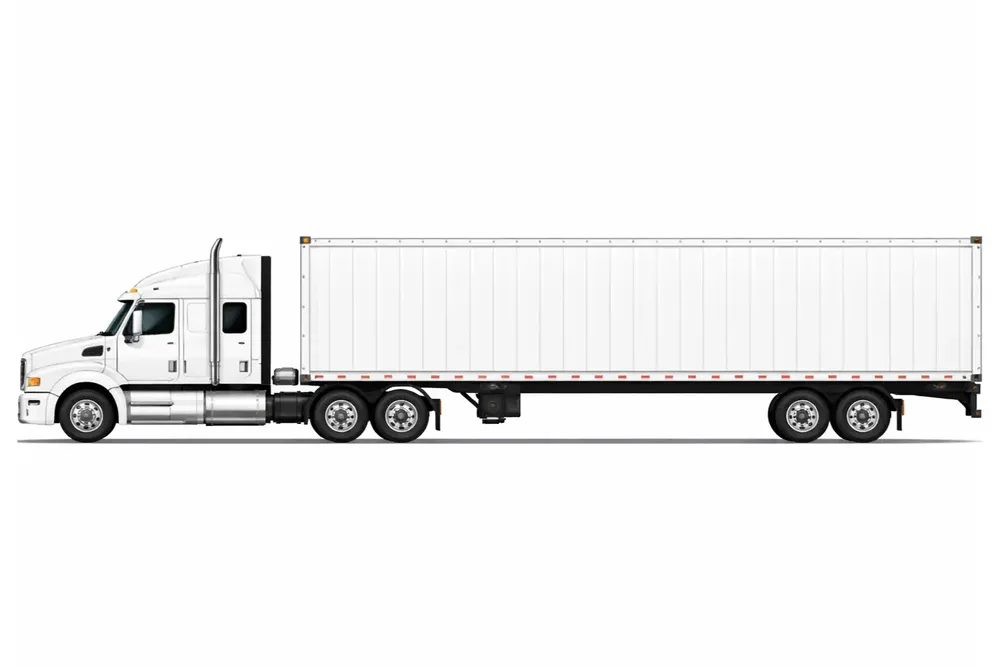
#> input picture jobsheet2/2-side.webp, 1000 x 667 px, shrunk from 1536 x 1024 before the run
$ jupyter execute JS02_P5_perbandingan_operator_foto_handphone.ipynb
#> lines starting #> are read from the running program, lines starting #| are printed output that depends on the picture; after the words box and inside, x2 and y2 are one past the last pixel; in counts of white or black regions, pixels touching at a corner belong together; long printed decimals are rounded
[cell 1]
import numpy as np
import matplotlib.pyplot as plt
from pathlib import Path
from skimage import io, color, filters, feature, util
from skimage.filters.rank import gradient
from skimage.morphology import disk

# ===================== MUAT GAMBAR DARI HANDPHONE =====================
candidate_paths = [
    Path("2-side.webp"),
    Path("jobsheet2/2-side.webp"),
    Path.cwd() / "2-side.webp",
    Path.cwd() / "jobsheet2" / "2-side.webp",
]

image_path = next((path for path in candidate_paths if path.exists()), None)
if image_path is None:
    raise FileNotFoundError("File 2-side.webp tidak ditemukan. Pastikan file ada di folder jobsheet2.")

image_raw = io.imread(image_path)
#> image_raw is the input picture: shape (667, 1000, 3); mean R, G, B 240.3, 240.2, 240.1

# Pastikan citra dalam format RGB
if image_raw.ndim == 2:
    image_color = color.gray2rgb(image_raw)
elif image_raw.shape[2] == 4:
    image_color = color.rgba2rgb(image_raw)
else:
    image_color = image_raw

image_gray = color.rgb2gray(image_color)
image_gray_uint8 = util.img_as_ubyte(image_gray)

# ===================== OPERATOR DETEKSI TEPI =====================
def apply_edge_detection_rgb(image, operator):
    channels = [operator(image[:, :, i]) for i in range(3)]
    return np.stack(channels, axis=2)

sobel_gray = filters.sobel(image_gray)
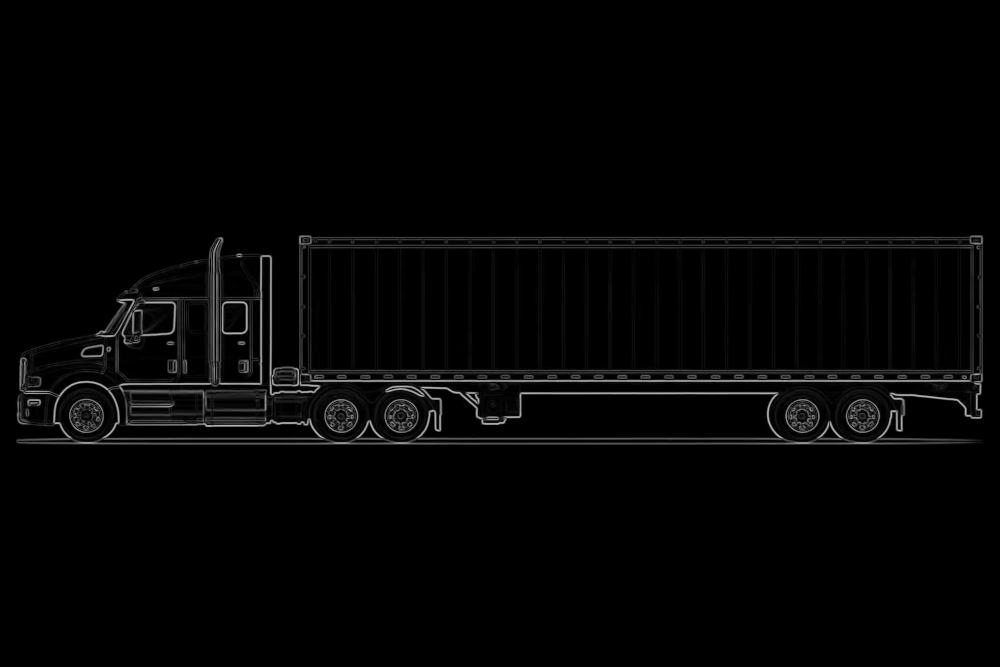
#> sobel_gray: shape (667, 1000) float64; min 0, max 0.731, mean 0.0175
roberts_gray = filters.roberts(image_gray)
prewitt_gray = filters.prewitt(image_gray)
kirsch_gray = gradient(image_gray_uint8, disk(1))
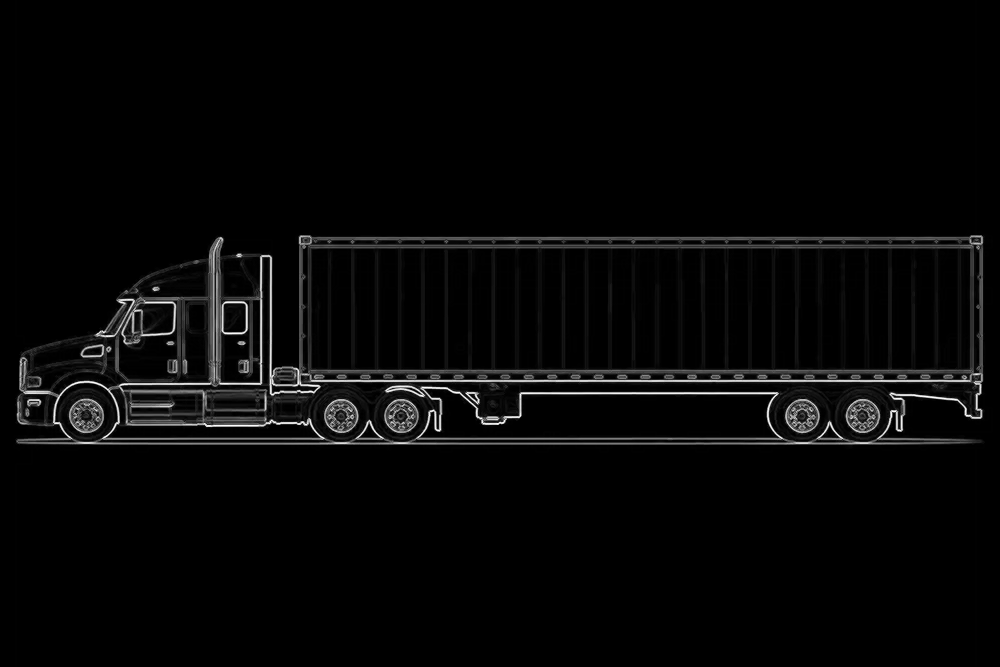
#> kirsch_gray: shape (667, 1000); min 0, max 255, mean 6.9
canny_gray = feature.canny(image_gray, sigma=1.2)
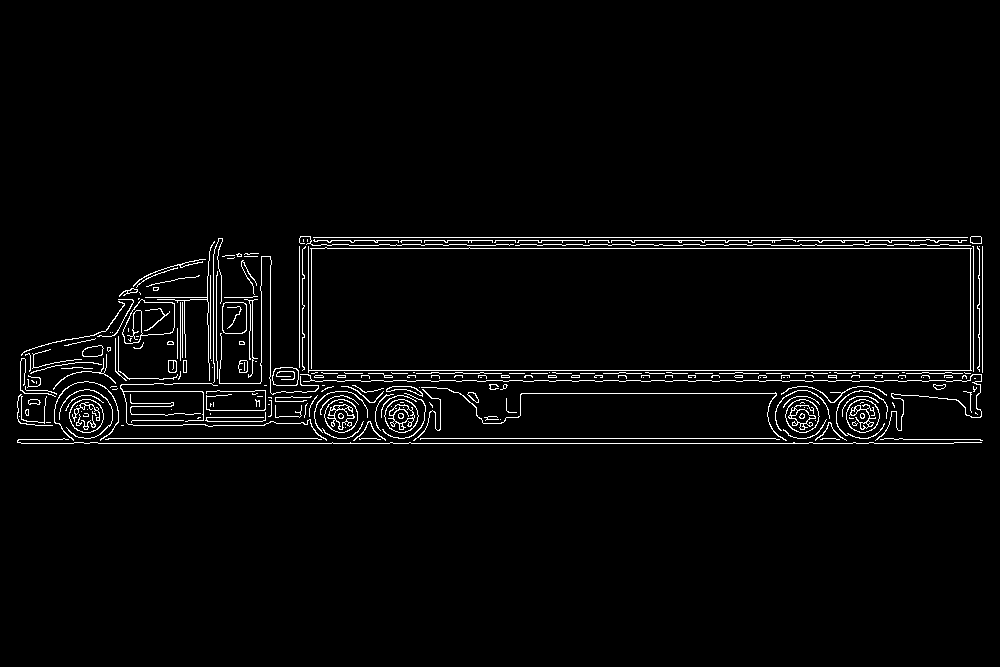
#> canny_gray: shape (667, 1000) bool; 2.7% white in thin lines or dots, all inside (x1, y1, x2, y2) = (17, 236, 983, 444)

sobel_color = apply_edge_detection_rgb(image_color, filters.sobel)
#> in apply_edge_detection_rgb, `channels = [operator(image[:, :, i]) for i in range(3)]`: channels = 3 items
roberts_color = apply_edge_detection_rgb(image_color, filters.roberts)
prewitt_color = apply_edge_detection_rgb(image_color, filters.prewitt)
kirsch_color = apply_edge_detection_rgb(
    image_color,
    lambda channel: gradient(util.img_as_ubyte(channel), disk(1))
)
canny_from_color = feature.canny(color.rgb2gray(image_color), sigma=1.2)

# ===================== VISUALISASI PERBANDINGAN =====================
fig, axes = plt.subplots(6, 4, figsize=(20, 24))
ax = axes.ravel()

# Baris 1: gambar asli
ax[0].imshow(image_gray, cmap="gray")
ax[0].set_title("Gambar Asli (Grayscale)")
ax[0].axis("off")

ax[1].imshow(image_gray, cmap="gray")
ax[1].axis("off")

ax[2].imshow(image_color)
ax[2].set_title("Gambar Asli (Berwarna)")
ax[2].axis("off")

ax[3].imshow(image_color)
ax[3].axis("off")

# Baris 2: Sobel
ax[4].imshow(image_gray, cmap="gray")
ax[4].axis("off")

ax[5].imshow(sobel_gray, cmap="gray")
ax[5].set_title("Sobel (Grayscale)")
ax[5].axis("off")

ax[6].imshow(image_color)
ax[6].axis("off")

ax[7].imshow(sobel_color)
ax[7].set_title("Sobel (Berwarna)")
ax[7].axis("off")

# Baris 3: Roberts
ax[8].imshow(image_gray, cmap="gray")
ax[8].axis("off")

ax[9].imshow(roberts_gray, cmap="gray")
ax[9].set_title("Roberts (Grayscale)")
ax[9].axis("off")

ax[10].imshow(image_color)
ax[10].axis("off")

ax[11].imshow(roberts_color)
ax[11].set_title("Roberts (Berwarna)")
ax[11].axis("off")

# Baris 4: Prewitt
ax[12].imshow(image_gray, cmap="gray")
ax[12].axis("off")

ax[13].imshow(prewitt_gray, cmap="gray")
ax[13].set_title("Prewitt (Grayscale)")
ax[13].axis("off")

ax[14].imshow(image_color)
ax[14].axis("off")

ax[15].imshow(prewitt_color)
ax[15].set_title("Prewitt (Berwarna)")
ax[15].axis("off")

# Baris 5: Kirsch
ax[16].imshow(image_gray, cmap="gray")
ax[16].axis("off")

ax[17].imshow(kirsch_gray, cmap="gray")
ax[17].set_title("Kirsch (Grayscale)")
ax[17].axis("off")

ax[18].imshow(image_color)
ax[18].axis("off")

ax[19].imshow(kirsch_color)
ax[19].set_title("Kirsch (Berwarna)")
ax[19].axis("off")

# Baris 6: Canny
ax[20].imshow(image_gray, cmap="gray")
ax[20].axis("off")

ax[21].imshow(canny_gray, cmap="gray")
ax[21].set_title("Canny (Grayscale)")
ax[21].axis("off")

ax[22].imshow(image_color)
ax[22].axis("off")

ax[23].imshow(canny_from_color, cmap="gray")
ax[23].set_title("Canny (Grayscale dari Berwarna)")
ax[23].axis("off")

plt.suptitle("Perbandingan Operator Deteksi Tepi - Foto Handphone (2-side.webp)", fontsize=16, fontweight="bold")
plt.tight_layout()
plt.show()

# Ringkasan kekuatan tepi rata-rata pada citra grayscale
edge_strength = {
    "Sobel": np.mean(sobel_gray),
    "Roberts": np.mean(roberts_gray),
    "Prewitt": np.mean(prewitt_gray),
    "Kirsch": np.mean(kirsch_gray),
    "Canny": np.mean(canny_gray.astype(float)),
}
#> edge_strength = {'Sobel': 0.0175, 'Roberts': 0.0147, 'Prewitt': 0.0174, 'Kirsch': 6.88, 'Canny': 0.0267}

print("Rata-rata kekuatan tepi (grayscale):")
for name, value in edge_strength.items():
    print(f"- {name:8s}: {value:.6f}")
#> this loop made 5 passes
#> (name, value) on passes 1 to 5: ('Sobel', 0.0175), ('Roberts', 0.0147), ('Prewitt', 0.0174), ('Kirsch', 6.88), ('Canny', 0.0267)
#| - Sobel   : 0.01748
#| - Roberts : 0.01472
#| - Prewitt : 0.01739
#| - Kirsch  : 6.878
#| - Canny   : 0.02671
